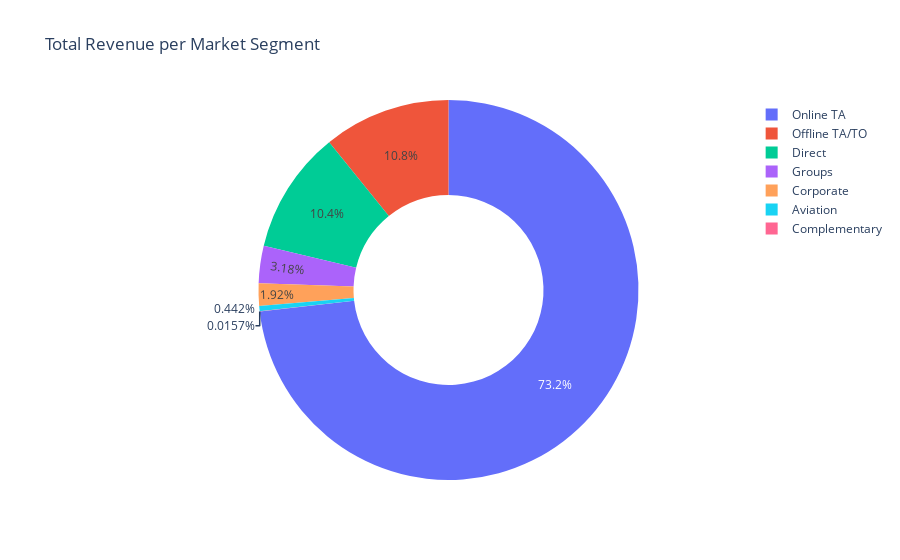

Write notebook code for a chart like this one.
### Code cell
fig = px.pie(bookings, values='TotalRevenue', names='MarketSegment', title='Total Revenue per Market Segment', hole=.5)
fig.show()

### Figure 1 — Plotly figure (JSON) as saved in the notebook; plotly's stock layout.template omitted (floating-point values rounded to 4 significant figures; data arrays with more than 128 entries replaced by an {"elided": "..."} marker saying what was removed)
{"data": [{"domain": {"x": [0, 1], "y": [0, 1]}, "hole": 0.5, "hovertemplate": "MarketSegment=%{label}<br>TotalRevenue=%{value}<extra></extra>", "labels": {"elided": "53418 str values"}, "legendgroup": "", "name": "", "showlegend": true, "type": "pie", "values": {"elided": "53418 float values"}}], "layout": {"legend": {"tracegroupgap": 0}, "title": {"text": "Total Revenue per Market Segment"}}}
